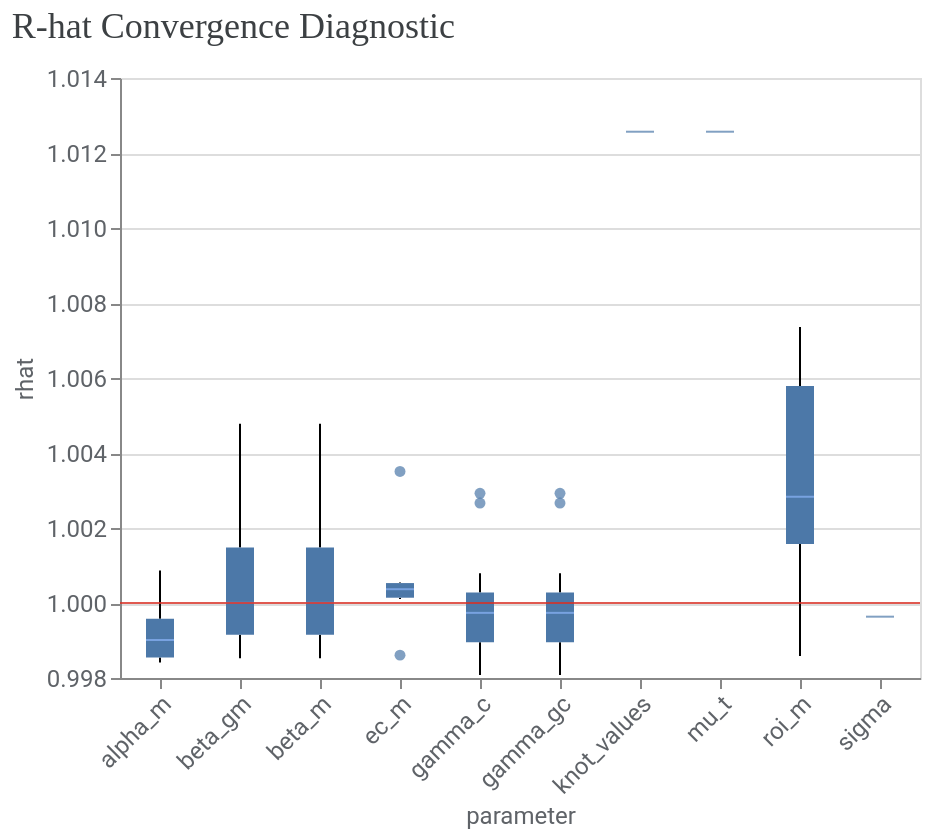

The code cell stored with this chart in its notebook:
### Code cell
rhat_plot = model_diagnostics.plot_rhat_boxplot()

rhat_plot

### Figure 1 — Vega-Lite specification as saved in the notebook (floating-point values rounded to 4 significant figures; data arrays with more than 128 entries replaced by an {"elided": "..."} marker saying what was removed)
{"config": {"view": {"continuousWidth": 300, "continuousHeight": 300}, "axis": {"labelColor": "#5F6368", "labelFont": "Roboto", "labelFontSize": 12, "titleColor": "#5F6368", "titleFont": "Roboto", "titleFontSize": 12, "titleFontWeight": "normal"}}, "layer": [{"data": {"name": "data-96f4d4715bec935076aeadc989759aa3"}, "mark": {"type": "boxplot", "median": {"color": "#8AB4F8"}, "outliers": {"filled": true}}, "encoding": {"x": {"axis": {"labelAngle": -45}, "field": "parameter", "type": "nominal"}, "y": {"field": "rhat", "scale": {"zero": false}, "type": "quantitative"}}}, {"data": {"name": "empty"}, "mark": {"type": "rule", "color": "#D93025", "opacity": 0.8}, "encoding": {"y": {"datum": 1}}}], "title": {"text": "R-hat Convergence Diagnostic", "anchor": "start", "color": "#3C4043", "font": "Google Sans Display", "fontSize": 18, "fontWeight": "normal", "offset": 10}, "width": 400, "$schema": "https://vega.github.io/schema/vega-lite/v6.4.1.json", "datasets": {"data-96f4d4715bec935076aeadc989759aa3": {"elided": "1340 records"}, "empty": [{}]}}
